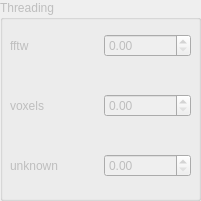
    <widget class="QGroupBox" name="GroupBoxThreading">
     <property name="enabled">
      <bool>false</bool>
     </property>
     <property name="geometry">
      <rect>
       <x>1180</x>
       <y>360</y>
       <width>201</width>
       <height>201</height>
      </rect>
     </property>
     <property name="title">
      <string>Threading</string>
     </property>
     <widget class="QWidget" name="layoutWidget_22">
      <property name="geometry">
       <rect>
        <x>10</x>
        <y>20</y>
        <width>181</width>
        <height>51</height>
       </rect>
      </property>
      <layout class="QHBoxLayout" name="horizontalLayout_28">
       <item>
        <widget class="QLabel" name="label_30">
         <property name="text">
          <string>fftw</string>
         </property>
        </widget>
       </item>
       <item>
        <widget class="QDoubleSpinBox" name="spinBoxFftw">
         <property name="maximum">
          <double>100000000.000000000000000</double>
         </property>
        </widget>
       </item>
      </layout>
     </widget>
     <widget class="QWidget" name="layoutWidget_23">
      <property name="geometry">
       <rect>
        <x>10</x>
        <y>80</y>
        <width>181</width>
        <height>51</height>
       </rect>
      </property>
      <layout class="QHBoxLayout" name="horizontalLayout_29">
       <item>
        <widget class="QLabel" name="label_31">
         <property name="text">
          <string>voxels</string>
         </property>
        </widget>
       </item>
       <item>
        <widget class="QDoubleSpinBox" name="spinBoxVoxels">
         <property name="maximum">
          <double>100000000.000000000000000</double>
         </property>
        </widget>
       </item>
      </layout>
     </widget>
     <widget class="QWidget" name="layoutWidget_24">
      <property name="geometry">
       <rect>
        <x>10</x>
        <y>140</y>
        <width>181</width>
        <height>51</height>
       </rect>
      </property>
      <layout class="QHBoxLayout" name="horizontalLayout_30">
       <item>
        <widget class="QLabel" name="label_32">
         <property name="text">
          <string>unknown</string>
         </property>
        </widget>
       </item>
       <item>
        <widget class="QDoubleSpinBox" name="spinBoxUnknowns">
         <property name="maximum">
          <double>100000000.000000000000000</double>
         </property>
        </widget>
       </item>
      </layout>
     </widget>
    </widget>
